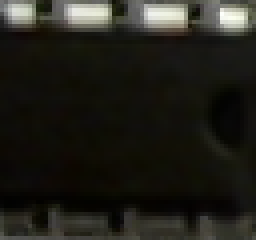
#> input picture cam_data/templates/ic/ic1.png, 64 x 60 px (shown 4 times larger); its folder holds only this picture in this run
$ python -i cam_mod.py   (imports and definitions only)   (Python 2 division)   (older library calls are emulated)
#> lines starting #> are read from the running program, lines starting #| are printed output that depends on the picture; after the words box and inside, x2 and y2 are one past the last pixel; in counts of white or black regions, pixels touching at a corner belong together
#> further down, picture is the input picture: shape (60, 64, 3); mean B, G, R 26.1, 32.7, 33.7
### User places one component, then the component is detected,
### then finds location
### Created 2018-11-18
### Created by: Lindsay Vasilak
### last modified: 2019-Jan-13

import numpy as np
import os
import cv2
import sys
import imutils
import pickle
import datetime
from snapshot import snapshot
import math
import time
import argparse
from pyimagesearch.shapedetector import ShapeDetector
from scipy.spatial import distance as dist
from scipy import signal
from imutils import perspective
from imutils import contours
from collections import defaultdict
from imutils.paths import list_images
import mahotas


############## Defining Functions ##############################

class Searcher:
	def __init__(self, index):
		# store the index that we will be searching over
		self.index = index

	# [17 lines left out: function search, not called in this run]


class ZernikeMoments:
	# [4 lines left out: function __init__, not called in this run]

	def describe(self, image):
		# return the Zernike moments for the image
		return mahotas.features.zernike_moments(image, self.radius)


# [148 lines left out: functions order_points_old, order_points, four_point_transform, segment_by_angle_kmeans, intersection, segmented_intersections, not called in this run]


def calibrate(frame):
        ################ AUTO CALIBRATE #####################
        img_rgb=frame
        img = img_rgb.copy()
        ## make bgr image gray
        gray = cv2.cvtColor(img, cv2.COLOR_BGR2GRAY)
        kernel_size = 5
        ## blur the gray image
        blur_gray = cv2.GaussianBlur(gray,(kernel_size, kernel_size),0)
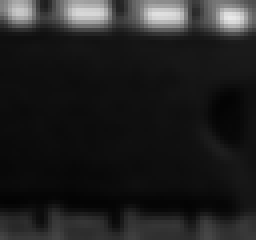
#> blur_gray: shape (60, 64) (shown 4 times larger); min 3, max 233, mean 32.4
        cv2.imshow("preview",blur_gray)
        cv2.waitKey(0)
        ## create binary image
        ret, thresh = cv2.threshold(blur_gray, 80,255, cv2.THRESH_BINARY)
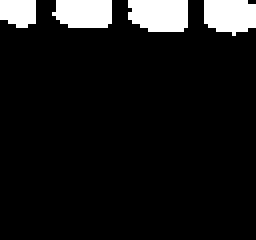
#> thresh: shape (60, 64) (shown 4 times larger); 9.2% white; 4 white regions, box (x1, y1, x2, y2) and area: (32, 0, 47, 8) 109, (51, 0, 64, 9) 97, (13, 0, 28, 7) 94, (0, 0, 9, 7) 55
        cv2.imshow("preview",thresh)
        cv2.waitKey(0)
        ## erode and dilate the threshed image to remove noise
        thresh=cv2.erode(thresh, None, iterations=3)
#> thresh: shape (60, 64); 2.4% white; 4 white regions (1 under 20 px), largest, box (x1, y1, x2, y2) and area: (36, 0, 44, 5) 33, (17, 0, 25, 4) 27, (54, 0, 59, 5) 21
        cv2.imshow("preview",thresh)
        cv2.waitKey(0)
        thresh=cv2.dilate(thresh, None, iterations=1)
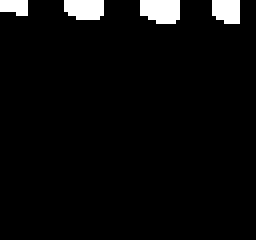
#> thresh: shape (60, 64) (shown 4 times larger); 4.2% white; 4 white regions, box (x1, y1, x2, y2) and area: (35, 0, 45, 6) 53, (16, 0, 26, 5) 45, (53, 0, 60, 6) 38, (0, 0, 7, 4) 24
        cv2.imshow("preview",thresh)
        cv2.waitKey(0)
        ## create canny edge image
        low_threshold = 90
        high_threshold =250
        edges = cv2.Canny(thresh, low_threshold, high_threshold,None,3)
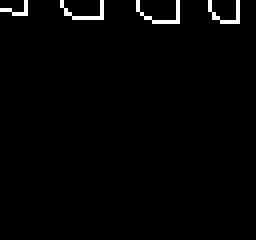
#> edges: shape (60, 64) (shown 4 times larger); 1.6% white in thin lines or dots, all inside (x1, y1, x2, y2) = (0, 0, 60, 6)
        cv2.imshow("preview",edges)
        edgesCopy=edges.copy()
        cv2.waitKey(0)
        ##h,w=img_rgb.shape[:2]
        ##mask=np.zeros((h+2,w+2),np.uint8)
        ## morph closing of the edges
        kernel=np.ones((5,5),np.uint8)
        closing = cv2.morphologyEx(edges,cv2.MORPH_CLOSE, kernel)
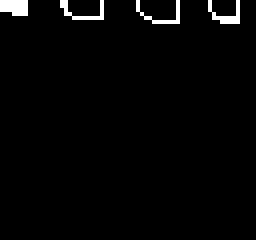
#> closing: shape (60, 64) (shown 4 times larger); 2.1% white; 4 white regions (2 under 20 px), largest, box (x1, y1, x2, y2) and area: (0, 0, 7, 4) 25, (52, 0, 60, 6) 20
        cv2.imshow("preview",closing)
        cv2.waitKey(0)
        ## get contours of morph closed edges
        h,w=edges.shape[:2]
#> h = 60; w = 64
        mask=np.zeros((h+2,w+2),np.uint8)
        ## sort the contours from left-to-right and initiaize the bounding box
        ## point colors
        cnts = cv2.findContours(closing.copy(), cv2.RETR_EXTERNAL,
                cv2.CHAIN_APPROX_SIMPLE)
#> cnts = 4 contours, all with area under 20
        cnts=imutils.grab_contours(cnts)
        (cnts, _) = contours.sort_contours(cnts)
        colors = ((0, 0, 255), (240, 0, 159), (255, 0, 0), (255, 255, 0))
        ## find the contour with the biggest area
        c=max(cnts,key=cv2.contourArea)
#> c = [[0, 0], [0, 2], [2, 2], [3, 3], [6, 3], [6, 0]]
        epsilon=0.1*cv2.arcLength(c,True)
#> epsilon = 1.74
        ## convex hull the contour
        hull = cv2.convexHull(c)
#> hull = [[6, 0], [6, 3], [3, 3], [0, 2], [0, 0]]
        hull_img=img_rgb.copy()
        cv2.drawContours(hull_img,[hull],-1,(255,255,0),3)
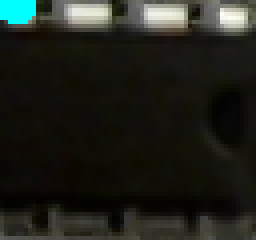
#> hull_img: shape (60, 64, 3) (shown 4 times larger); 1.28% of pixels changed, all inside (x1, y1, x2, y2) = (0, 0, 9, 6)
        cv2.imshow("preview",hull_img)
        cv2.waitKey(0)
        ## houghlines on the hull
        hough_img=frame.copy()
        h,w=hough_img.shape[:2]
        mask=np.zeros((h,w),np.uint8)
        cv2.drawContours(mask,[hull],-1,(255,255,255),1)
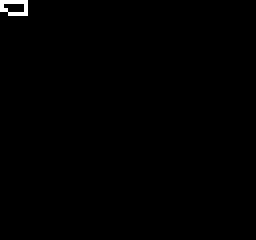
#> mask: shape (60, 64) (shown 4 times larger); 0.44% white in thin lines or dots, all inside (x1, y1, x2, y2) = (0, 0, 7, 4)
        cv2.imshow("preview",mask)
        cv2.waitKey(0)
        threshold=100
        minLinLen=0
        maxLinGap=0
        lines=cv2.HoughLines(mask,1,np.pi/180,threshold)
#> lines = None
        for [rho,theta] in lines[:,0,:]:
            a = np.cos(theta)
            b = np.sin(theta)
            x0 = a*rho
            y0 = b*rho
            x1 = int(x0 + 1000*(-b))
            y1 = int(y0 + 1000*(a))
            x2 = int(x0 - 1000*(-b))
            y2 = int(y0 - 1000*(a))
            cv2.line(hough_img,(x1,y1),(x2,y2),(0,0,255),2)
#> this loop made 0 passes
        cv2.imshow("preview",hough_img)
        cv2.waitKey(0)
        segmented = segment_by_angle_kmeans(lines)
        intersections = segmented_intersections(segmented)
        int_img=frame.copy()
        for point in intersections:
                cv2.circle(int_img, (int(point[0][0]), int(point[0][1])), 5, (255,255,0), -1)
        cv2.imshow("preview",int_img)
        cv2.waitKey(0)
        ## approx the contour
        approx_img=img_rgb.copy()
        epsilon=0.002*cv2.arcLength(hull,True)
        approx=cv2.approxPolyDP(hull,epsilon,True)
        for point in approx:
                cv2.circle(approx_img, (int(point[0][0]), int(point[0][1])), 5, (255,255,0), -1)
        cv2.drawContours(approx_img,[approx],-1,(255,255,0),3)
        approx=np.array(approx[:,0,:])
        cv2.imshow("preview",approx_img)
        cv2.waitKey(0)
        ## get rotated rectangle version of the hull contour
        rect=cv2.minAreaRect(approx)
        box = cv2.cv.BoxPoints(rect) if imutils.is_cv2() else cv2.boxPoints(rect)
        box = np.array(box, dtype="int")
        cv2.drawContours(approx_img, [box], -1, (0, 0, 255), 2)
        cv2.imshow("preview",approx_img)
        cv2.waitKey(0)
        # compute the rotated bounding box of the contour, then
        # draw the contours

        # order the points in the contour such that they appear
        # in top-left, top-right, bottom-right, and bottom-left
        # order, then draw the outline of the rotated bounding
        # box
        rect = order_points_old(box)

        ## four point transform warped image
        warped=four_point_transform(frame.copy(),rect)
        bbpoints=rect
        cv2.imshow("preview",warped)
        cv2.waitKey(0)
        h,w=warped.shape[:2]
        rect = np.array([[0,0],[w,0],[w,h],[0,h]],dtype="int")
        rect = order_points_old(rect)
        frame=warped
        order_img=frame.copy()
        # check to see if the new method should be used for
        # ordering the coordinates
        ##if args["new"] > 0:
        ##	rect = perspective.order_points(box)

        # loop over the original points and draw them
        for ((x, y), color) in zip(rect, colors):
                cv2.circle(order_img, (int(x), int(y)), 5, color, -1)

        topLeft=rect[0]
        topRight=rect[1]
        botRight=rect[2]
        botLeft=rect[3]
        # show the image
        cv2.imshow("preview", order_img)
        cv2.waitKey(0)
        ##  save rectangle points
        filehandler=open("cam_data/bbpoints.obj","wb")
        pickle.dump(bbpoints,filehandler)
        filehandler.close()
        ### Get the regions of the breadboard
        ### region 1
        h = dist.cdist([topLeft],[botLeft], "euclidean")
        htop=dist.cdist([topRight],[topLeft], "euclidean")
        bbot=dist.cdist([botRight],[botLeft], "euclidean")
        side_w=0.037
        r1_w=0.16
        r2_w=0.31
        r3_w=r2_w
        r4_w=r1_w
        r5_w=0.06
        ht=topRight-topLeft
        hbot=botRight-botLeft
        ht_norm=np.linalg.norm(ht)
        bt_norm=np.linalg.norm(hbot)
        uht=np.divide(ht,ht_norm)
        ubt=np.divide(hbot,bt_norm)
        topLeft=topLeft+side_w*htop*uht
        topRight=topRight-side_w*htop*uht
        botLeft=botLeft+side_w*bbot*ubt
        botRight=botRight-side_w*bbot*ubt
        order_img2=frame.copy()
        array_new=np.array([np.array(topLeft).flatten(),np.array(topRight).flatten(),np.array(botRight).flatten(),np.array(botLeft).flatten()],dtype="int32")
        cv2.drawContours(order_img2, [array_new], -1, (0, 255, 0), 1)
        cv2.imshow("preview",order_img2)
        cv2.waitKey(0)
        vtl=topLeft-botLeft
        vtl_norm=np.linalg.norm(vtl)
        utl=np.divide(vtl,vtl_norm)
        vtr=topRight-botRight
        vtr_norm=np.linalg.norm(vtr)
        utr=np.divide(vtr,vtr_norm)
        r1_br=topRight-r1_w*h*utr
        r1_bl=topLeft-r1_w*h*utl
        r2_tr=r1_br
        r2_tl=r1_bl
        lp_l=r1_bl-r2_w*0.5*h*utl
        lp_r=r1_br-r2_w*0.5*h*utr
        r2_bl=r2_tl-r2_w*h*utl
        r2_br=r2_tr-r2_w*h*utr
        r5_tr=r2_br
        r5_tl=r2_bl
        r5_bl=r5_tl-r5_w*h*utl
        r5_br=r5_tr-r5_w*h*utr
        r3_tr=r5_br
        r3_tl=r5_bl
        r3_bl=r3_tl-r3_w*h*utl
        r3_br=r3_tr-r3_w*h*utr
        r4_tr=r3_br
        r4_tl=r3_bl
        r4_bl=r4_tl-r4_w*h*utl
        r4_br=r4_tr-r4_w*h*utr
        region1=np.array([np.array(topLeft).flatten(),np.array(topRight).flatten(),np.array(r1_br).flatten(),np.array(r1_bl).flatten()],dtype="int32")
        region2=np.array([np.array(r2_tl).flatten(),np.array(r2_tr).flatten(),np.array(r2_br).flatten(),np.array(r2_bl).flatten()],dtype="int32")
        region3=np.array([np.array(r3_tl).flatten(),np.array(r3_tr).flatten(),np.array(r3_br).flatten(),np.array(r3_bl).flatten()],dtype="int32")
        region4=np.array([np.array(r4_tl).flatten(),np.array(r4_tr).flatten(),np.array(r4_br).flatten(),np.array(r4_bl).flatten()],dtype="int32")
        region5=np.array([np.array(r5_tl).flatten(),np.array(r5_tr).flatten(),np.array(r5_br).flatten(),np.array(r5_bl).flatten()],dtype="int32")
        img_thing=img_rgb.copy()
        cv2.drawContours(img_thing,[region1],-1,(0,255,0),3)
        cv2.drawContours(img_thing,[region2],-1,(255,255,0),3)
        cv2.drawContours(img_thing,[region5],-1,(0,0,255),3)
        cv2.drawContours(img_thing,[region4],-1,(180,0,90),3)
        cv2.drawContours(img_thing,[region3],-1,(0,255,255),3)
        cv2.imshow("preview",img_thing)
        cv2.waitKey(0)
        #calculate each rail
        numRails=31
        r_xt=np.linspace(topLeft[0][0],topRight[0][0],numRails)
        r_yt=np.linspace(topLeft[0][1],topRight[0][1],numRails)
        r_xb=np.linspace(botLeft[0][0],botRight[0][0],numRails)
        r_yb=np.linspace(botLeft[0][1],botRight[0][1],numRails)
        r_rails=[]
        r1_xt=np.linspace(region1[0][0],region1[1][0],numRails)
        r1_yt=np.linspace(region1[0][1],region1[1][1],numRails)
        r1_xb=np.linspace(region1[3][0],region1[2][0],numRails)
        r1_yb=np.linspace(region1[3][1],region1[2][1],numRails)
        r1_rails=[]
        r2_xt=np.linspace(region2[0][0],region2[1][0],numRails)
        r2_yt=np.linspace(region2[0][1],region2[1][1],numRails)
        r2_xb=np.linspace(region2[3][0],region2[2][0],numRails)
        r2_yb=np.linspace(region2[3][1],region2[2][1],numRails)
        r2_rails=[]
        r3_xt=np.linspace(region3[0][0],region3[1][0],numRails)
        r3_yt=np.linspace(region3[0][1],region3[1][1],numRails)
        r3_xb=np.linspace(region3[3][0],region3[2][0],numRails)
        r3_yb=np.linspace(region3[3][1],region3[2][1],numRails)
        r3_rails=[]
        r4_xt=np.linspace(region4[0][0],region4[1][0],numRails)
        r4_yt=np.linspace(region4[0][1],region4[1][1],numRails)
        r4_xb=np.linspace(region4[3][0],region4[2][0],numRails)
        r4_yb=np.linspace(region4[3][1],region4[2][1],numRails)
        r4_rails=[]

        for ind in xrange(r1_xt.size-1):
            r_rectMat=[[r_xt[ind],r_yt[ind]],[r_xt[ind+1],r_yt[ind+1]],[r_xb[ind+1],r_yb[ind+1]],[r_xb[ind],r_yb[ind]]]
            r_rails.append(r_rectMat)
            r1_rectMat=[[r1_xt[ind],r1_yt[ind]],[r1_xt[ind+1],r1_yt[ind+1]],[r1_xb[ind+1],r1_yb[ind+1]],[r1_xb[ind],r1_yb[ind]]]
            r1_rails.append(r1_rectMat)

            r2_rectMat=[[r2_xt[ind],r2_yt[ind]],[r2_xt[ind+1],r2_yt[ind+1]],[r2_xb[ind+1],r2_yb[ind+1]],[r2_xb[ind],r2_yb[ind]]]
            r2_rails.append(r2_rectMat)

            r3_rectMat=[[r3_xt[ind],r3_yt[ind]],[r3_xt[ind+1],r3_yt[ind+1]],[r3_xb[ind+1],r3_yb[ind+1]],[r3_xb[ind],r3_yb[ind]]]
            r3_rails.append(r3_rectMat)

            r4_rectMat=[[r4_xt[ind],r4_yt[ind]],[r4_xt[ind+1],r4_yt[ind+1]],[r4_xb[ind+1],r4_yb[ind+1]],[r4_xb[ind],r4_yb[ind]]]
            r4_rails.append(r4_rectMat)
        #fix the outside rails
        ind=0
        A=r2_tl-0.9*side_w*htop*uht
        B=r2_bl-0.9*side_w*bbot*ubt
        print A
        print B
        print r2_rails[0]
        r2_rails[0]=[[A[0][0],A[0][1]],[r2_xt[ind+1],r2_yt[ind+1]],[r2_xb[ind+1],r2_yb[ind+1]],[B[0][0],B[0][1]]]
        A=r2_tr+0.9*side_w*htop*uht
        B=r2_br+0.9*side_w*bbot*ubt
        ind=r1_xt.size-1
        r2_rails[-1]=[[r2_xt[ind-1],r2_yt[ind-1]],[A[0][0],A[0][1]],[B[0][0],B[0][1]],[r2_xb[ind-1],r2_yb[ind-1]]]

        A=r3_tl-0.9*side_w*htop*uht
        B=r3_bl-0.9*side_w*bbot*ubt
        ind=0
        r3_rails[0]=[[A[0][0],A[0][1]],[r3_xt[ind+1],r3_yt[ind+1]],[r3_xb[ind+1],r3_yb[ind+1]],[B[0][0],B[0][1]]]
        A=r3_tr+0.9*side_w*htop*uht
        B=r3_br+0.9*side_w*bbot*ubt
        ind=r1_xt.size-1
        r3_rails[-1]=[[r3_xt[ind-1],r3_yt[ind-1]],[A[0][0],A[0][1]],[B[0][0],B[0][1]],[r3_xb[ind-1],r3_yb[ind-1]]]
        img_thing=four_point_transform(img_rgb.copy(),bbpoints)
        #draw each rail
        for ind in xrange(len(r_rails)):
              rect_r=np.array([r_rails[ind]],dtype="int32")
              #cv2.drawContours(img_thing,rect_r,-1,(200,25,0),2)

              rect_r2=np.array([r2_rails[ind]],dtype="int32")
              cv2.drawContours(img_thing,rect_r2,-1,(200,25,0),1)

              rect_r3=np.array([r3_rails[ind]],dtype="int32")
              cv2.drawContours(img_thing,rect_r3,-1,(200,25,0),1)


        cv2.imshow("preview",img_thing)
        cv2.waitKey(0)

        ## Save rail coordinates
        filehandler=open("cam_data/r_rails.obj","wb")
        pickle.dump(r_rails,filehandler)
        filehandler.close()
        filehandler=open("cam_data/r2_rails.obj","wb")
        pickle.dump(r2_rails,filehandler)
        filehandler.close()
        filehandler=open("cam_data/r3_rails.obj","wb")
        pickle.dump(r3_rails,filehandler)
        filehandler.close()
        ## Save region coordinates
        filehandler=open("cam_data/topLeft.obj","wb")
        pickle.dump(topLeft,filehandler)
        filehandler.close()
        filehandler=open("cam_data/topRight.obj","wb")
        pickle.dump(topRight,filehandler)
        filehandler.close()
        filehandler=open("cam_data/botLeft.obj","wb")
        pickle.dump(botLeft,filehandler)
        filehandler.close()
        filehandler=open("cam_data/botRight.obj","wb")
        pickle.dump(botRight,filehandler)
        filehandler.close()
        filehandler=open("cam_data/r5_br.obj","wb")
        pickle.dump(r5_br,filehandler)
        filehandler.close()
        filehandler=open("cam_data/r5_bl.obj","wb")
        pickle.dump(r5_bl,filehandler)
        filehandler.close()
        filehandler=open("cam_data/r5_tr.obj","wb")
        pickle.dump(r5_tr,filehandler)
        filehandler.close()
        filehandler=open("cam_data/r5_tl.obj","wb")
        pickle.dump(r5_tl,filehandler)
        filehandler.close()

        filehandler=open("cam_data/r4_br.obj","wb")
        pickle.dump(r4_br,filehandler)
        filehandler.close()
        filehandler=open("cam_data/r4_bl.obj","wb")
        pickle.dump(r4_bl,filehandler)
        filehandler.close()
        filehandler=open("cam_data/r4_tr.obj","wb")
        pickle.dump(r4_tr,filehandler)
        filehandler.close()
        filehandler=open("cam_data/r4_tl.obj","wb")
        pickle.dump(r4_tl,filehandler)
        filehandler.close()

        filehandler=open("cam_data/r3_br.obj","wb")
        pickle.dump(r3_br,filehandler)
        filehandler.close()
        filehandler=open("cam_data/r3_bl.obj","wb")
        pickle.dump(r3_bl,filehandler)
        filehandler.close()
        filehandler=open("cam_data/r3_tr.obj","wb")
        pickle.dump(r3_tr,filehandler)
        filehandler.close()
        filehandler=open("cam_data/r3_tl.obj","wb")
        pickle.dump(r3_tl,filehandler)
        filehandler.close()

        filehandler=open("cam_data/r2_br.obj","wb")
        pickle.dump(r2_br,filehandler)
        filehandler.close()
        filehandler=open("cam_data/r2_bl.obj","wb")
        pickle.dump(r2_bl,filehandler)
        filehandler.close()
        filehandler=open("cam_data/r2_tr.obj","wb")
        pickle.dump(r2_tr,filehandler)
        filehandler.close()
        filehandler=open("cam_data/r2_tl.obj","wb")
        pickle.dump(r2_tl,filehandler)
        filehandler.close()

        filehandler=open("cam_data/r1_br.obj","wb")
        pickle.dump(r1_br,filehandler)
        filehandler.close()
        filehandler=open("cam_data/r1_bl.obj","wb")
        pickle.dump(r1_bl,filehandler)
        filehandler.close()


        cv2.destroyAllWindows()

# [524 lines left out: functions characterizeMoments, momentDetect, componentLocate, cross_rails, snapshot, railLocate and 1 more, not called in this run]


# [128 lines of commented-out code are left out]

>>> import cv2
>>> picture = cv2.imread('cam_data/templates/ic/ic1.png')
#> (the run stopped early here; a loop or call above may not have finished)

$ run again, on cam_data/templates/ic/ic4.png
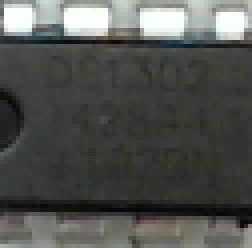
#> input picture cam_data/templates/ic/ic4.png, 63 x 62 px (shown 4 times larger)
#> picture is the input picture: shape (62, 63, 3); mean B, G, R 80.4, 83.1, 81.7
#> edges: shape (62, 63); 3.2% white in thin lines or dots, all inside (x1, y1, x2, y2) = (0, 6, 63, 59)
#> cnts = 2 contours, all with area under 20
#> c = contour of 22 points, box (x1, y1, x2, y2) (0, 55, 63, 59), area 4
#> epsilon = 12.81
#> hull = [[62, 58], [56, 58], [0, 56], [8, 55], [11, 55], [49, 56]]
#> hull_img: shape (62, 63, 3); 10.16% of pixels changed, all inside (x1, y1, x2, y2) = (0, 53, 63, 61)
#> in calibrate, `cv2.drawContours(mask,[hull],-1,(255,255,255),1)`:
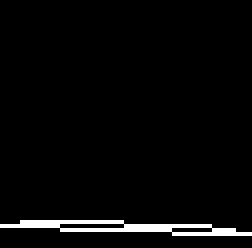
#> mask: shape (62, 63) (shown 4 times larger); 3% white in thin lines or dots, all inside (x1, y1, x2, y2) = (0, 55, 63, 59)
#> lines = None
